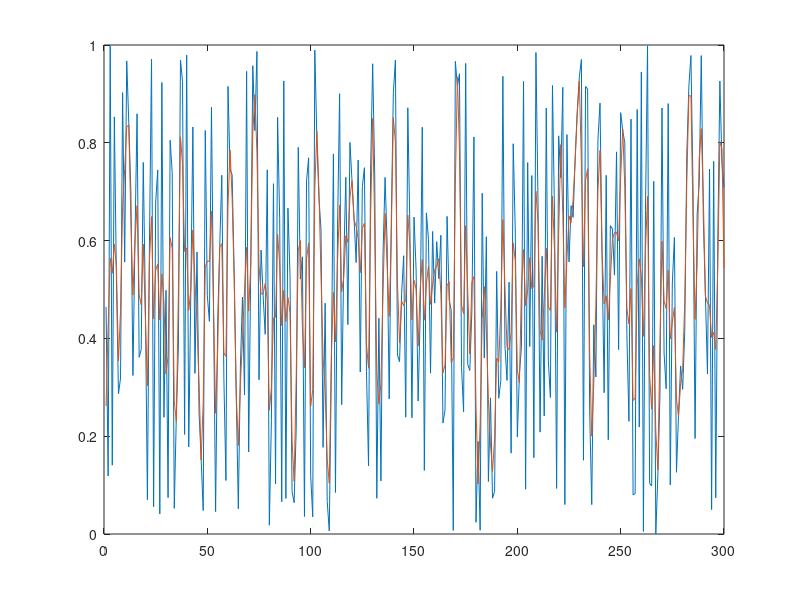

This chart was generated by the following MATLAB code:
clear
clc

x = [1 :1 :300];

%generate y array
for index = 1 : 300
    n = index;
    y(n) = rand;
    
end

%calculation z array
for index = 2: 299
    n = index;
    z(n) = 0.25 * y(n-1) + 0.5*y(n) + 0.25 * y(n+1);
end

z(1)   = 0 + 0.5 * y(1) + 0.25 * y(2);
z(300) = 0.25 * y(299) + 0.5 * y(300) + 0;

plot(x , y)
hold on
plot(x, z)
hold off

